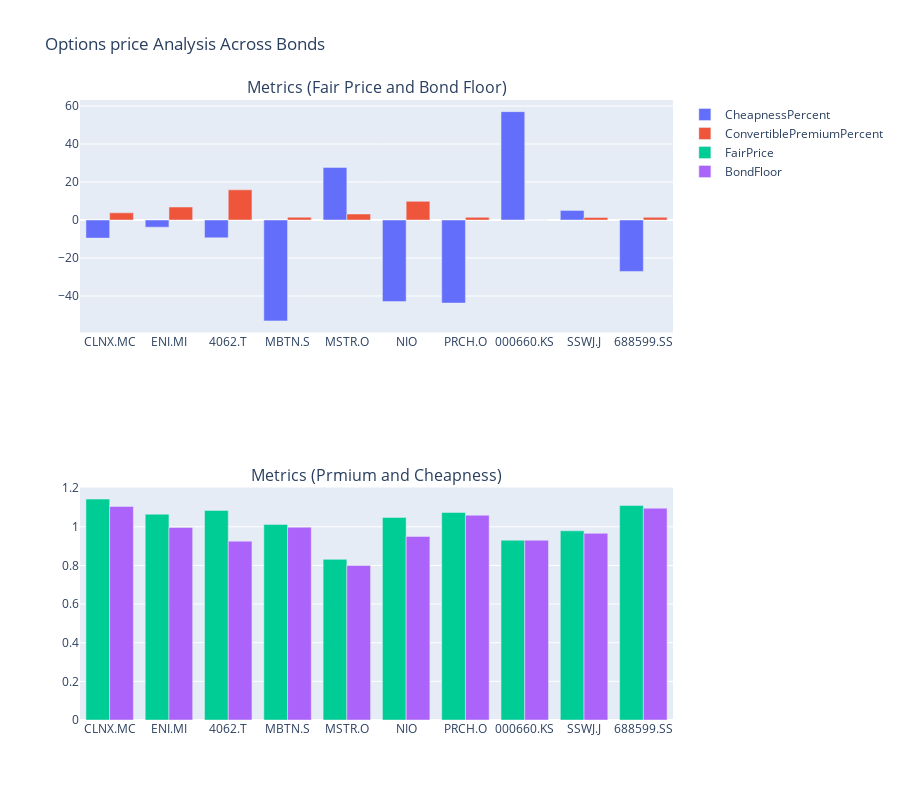

The notebook cell saved with this chart:
### Markdown cell above
### Price Analysis

### Code cell
price_cols = ['CheapnessPercent', 'ConvertiblePremiumPercent', 'FairPrice', 'BondFloor']


fig = make_subplots(rows=2, cols=1, subplot_titles=("Metrics (Fair Price and Bond Floor)", "Metrics (Prmium and Cheapness)"))

for col in price_cols:
    if col in ['CheapnessPercent', 'ConvertiblePremiumPercent']:
        fig.add_trace(go.Bar(
            x=top_bonds['UnderlyingRIC'],
            y=top_bonds[col],
            name=col,            
        ), row=1, col=1)
    else:

        fig.add_trace(go.Bar(
            x=top_bonds['UnderlyingRIC'],
            y=top_bonds[col],
            name=col,            
        ), row=2, col=1)

fig.update_layout(
    title_text="Options price Analysis Across Bonds",
    barmode='group',
    height=800
)
fig.show()

### Figure 1 — Plotly figure (JSON) as saved in the notebook; plotly's stock layout.template omitted (floating-point values rounded to 4 significant figures)
{"data": [{"name": "CheapnessPercent", "type": "bar", "x": ["CLNX.MC", "ENI.MI", "4062.T", "MBTN.S", "MSTR.O", "NIO", "PRCH.O", "000660.KS", "SSWJ.J", "688599.SS"], "xaxis": "x", "y": [-9.523, -3.79, -9.399, -53.09, 27.68, -42.93, -43.72, 57.05, 5.068, -27.06], "yaxis": "y"}, {"name": "ConvertiblePremiumPercent", "type": "bar", "x": ["CLNX.MC", "ENI.MI", "4062.T", "MBTN.S", "MSTR.O", "NIO", "PRCH.O", "000660.KS", "SSWJ.J", "688599.SS"], "xaxis": "x", "y": [3.782, 6.833, 15.87, 1.464, 3.154, 9.832, 1.405, 0, 1.313, 1.399], "yaxis": "y"}, {"name": "FairPrice", "type": "bar", "x": ["CLNX.MC", "ENI.MI", "4062.T", "MBTN.S", "MSTR.O", "NIO", "PRCH.O", "000660.KS", "SSWJ.J", "688599.SS"], "xaxis": "x2", "y": [1.143, 1.065, 1.084, 1.013, 0.8317, 1.049, 1.074, 0.9304, 0.9792, 1.11], "yaxis": "y2"}, {"name": "BondFloor", "type": "bar", "x": ["CLNX.MC", "ENI.MI", "4062.T", "MBTN.S", "MSTR.O", "NIO", "PRCH.O", "000660.KS", "SSWJ.J", "688599.SS"], "xaxis": "x2", "y": [1.105, 0.9969, 0.9257, 0.998, 0.8002, 0.9502, 1.06, 0.9304, 0.966, 1.096], "yaxis": "y2"}], "layout": {"annotations": [{"font": {"size": 16}, "showarrow": false, "text": "Metrics (Fair Price and Bond Floor)", "x": 0.5, "xanchor": "center", "xref": "paper", "y": 1, "yanchor": "bottom", "yref": "paper"}, {"font": {"size": 16}, "showarrow": false, "text": "Metrics (Prmium and Cheapness)", "x": 0.5, "xanchor": "center", "xref": "paper", "y": 0.375, "yanchor": "bottom", "yref": "paper"}], "barmode": "group", "height": 800, "title": {"text": "Options price Analysis Across Bonds"}, "xaxis": {"anchor": "y", "domain": [0, 1]}, "xaxis2": {"anchor": "y2", "domain": [0, 1]}, "yaxis": {"anchor": "x", "domain": [0.625, 1]}, "yaxis2": {"anchor": "x2", "domain": [0, 0.375]}}}
